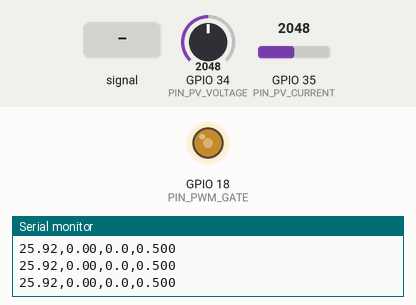
Bench run of a sketch on a simulated ESP32. On the bench: output pins drawn as LEDs (lit = HIGH), the last lines printed to the serial monitor. Inputs (shaded band) come from the test bench; at power-on: GPIO 35 (PIN_PV_CURRENT) = 2048, GPIO 34 (PIN_PV_VOLTAGE) = 2048.

Above: at 1.2 s.
1.3 s: GPIO 34 (PIN_PV_VOLTAGE) fed a 200 Hz sine of ±1842 counts around its level
At 3.55 s:
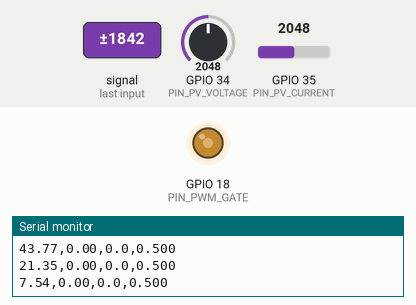
4.3 s: GPIO 35 (PIN_PV_CURRENT) fed a 200 Hz sine of ±327 counts around its level
7.3 s: GPIO 35 (PIN_PV_CURRENT) set to 2866
10.3 s: GPIO 34 (PIN_PV_VOLTAGE) set to 2866
At 10.9 s:
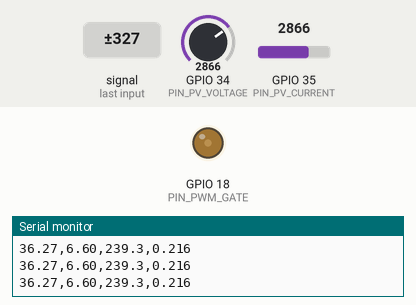
11.8 s: GPIO 34 (PIN_PV_VOLTAGE) fed a 1000 Hz sine of ±1023 counts around its level
At 11.96 s:
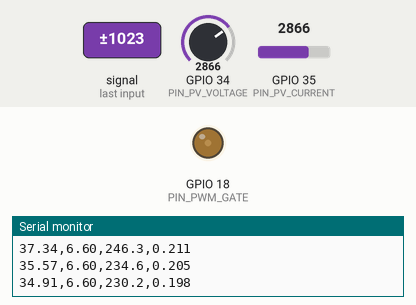
14.1 s: GPIO 35 (PIN_PV_CURRENT) fed a 1000 Hz sine of ±1023 counts around its level
Timing chart, 0 to 18.1 s (numbered marks = the images above; inputs shaded):
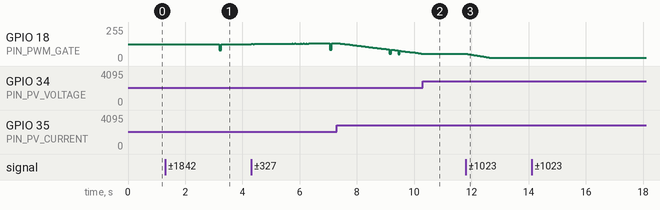

Measured:
- after the input at 1.3 s, GPIO 18 (PIN_PWM_GATE): 127/255 → 81/255 after 1.9 s, → 127/255 0.06 s later
- after the input at 10.3 s, GPIO 18 (PIN_PWM_GATE): goes on until 10.3 s, then stays 55/255
- after the input at 11.8 s, GPIO 18 (PIN_PWM_GATE): moves from 55/255 to 25/255 over 0.85 s, starting at once

The sketch:

esp_code.ino
```cpp
#include <Arduino.h>

#define PIN_PV_VOLTAGE       34
#define PIN_PV_CURRENT       35
#define PIN_PWM_GATE         18
#define PWM_CHANNEL          0
#define PWM_FREQ_HZ          20000
#define PWM_RESOLUTION_BITS  10
#define PWM_MAX_DUTY_COUNTS  1023
#define ADC_MAX_VAL          4095.0f
#define ADC_VREF             3.3f
#define V_DIVIDER_RATIO      15.7058f
#define ACS712_ZERO_VOLTAGE  1.650f
#define ACS712_SENSITIVITY   0.100f
#define DELTA_D              0.001f
#define D_MAX                0.85f
#define D_MIN                0.10f
#define MPPT_SAMPLE_INTERVAL 5
static float V_old = 36.0f;
static float P_old = 0.0f;
static float duty_cycle = 0.50f;
static unsigned long last_mppt_time = 0;
static unsigned long last_telemetry_time = 0;

uint16_t read_analog_filtered(uint8_t pin) {
    uint32_t adc_acc = 0;
    for (int i = 0; i < 16; i++) {
        adc_acc += analogRead(pin);
    }
    return (uint16_t)(adc_acc / 16);
}

float read_panel_voltage() {
    uint16_t raw = read_analog_filtered(PIN_PV_VOLTAGE);
    float pin_volts = ((float)raw / ADC_MAX_VAL) * ADC_VREF;
    return pin_volts * V_DIVIDER_RATIO;
}

float read_panel_current() {
    uint16_t raw = read_analog_filtered(PIN_PV_CURRENT);
    float pin_volts = ((float)raw / ADC_MAX_VAL) * ADC_VREF;
    float current = (pin_volts - ACS712_ZERO_VOLTAGE) / ACS712_SENSITIVITY;
    if (current < 0.05f) current = 0.0f;
    return current;
}

void apply_pwm_duty(float duty) {
    uint32_t duty_counts = (uint32_t)(duty * (float)PWM_MAX_DUTY_COUNTS);
    ledcWrite(PWM_CHANNEL, duty_counts);
}

void execute_mppt_po(float V_pv, float I_pv) {
    float P_pv = V_pv * I_pv;
    float delta_P = P_pv - P_old;
    float delta_V = V_pv - V_old;

    if (delta_P > 0.0f) {
        if (delta_V > 0.0f) {
            duty_cycle -= DELTA_D;
        } else {
            duty_cycle += DELTA_D;
        }
    } else if (delta_P < 0.0f) {
        if (delta_V > 0.0f) {
            duty_cycle += DELTA_D;
        } else {
            duty_cycle -= DELTA_D;
        }
    }

    if (duty_cycle > D_MAX) duty_cycle = D_MAX;
    if (duty_cycle < D_MIN) duty_cycle = D_MIN;

    V_old = V_pv;
    P_old = P_pv;

    apply_pwm_duty(duty_cycle);
}

void send_serial_telemetry(float V_pv, float I_pv, float duty) {
    float P_pv = V_pv * I_pv;
    Serial.printf("%.2f,%.2f,%.1f,%.3f\r\n", V_pv, I_pv, P_pv, duty);
}

void setup() {
    Serial.begin(115200);

    analogSetAttenuation(ADC_11db);
    pinMode(PIN_PV_VOLTAGE, INPUT);
    pinMode(PIN_PV_CURRENT, INPUT);

    ledcSetup(PWM_CHANNEL, PWM_FREQ_HZ, PWM_RESOLUTION_BITS);
    ledcAttachPin(PIN_PWM_GATE, PWM_CHANNEL);

    apply_pwm_duty(duty_cycle);
}

void loop() {
    unsigned long current_time = millis();

    float v_now = read_panel_voltage();
    float i_now = read_panel_current();

    if (current_time - last_mppt_time >= MPPT_SAMPLE_INTERVAL) {
        last_mppt_time = current_time;

        if (v_now < 12.0f) {
            apply_pwm_duty(0.0f);
        } else {
            execute_mppt_po(v_now, i_now);
        }
    }

    if (current_time - last_telemetry_time >= 50) {
        last_telemetry_time = current_time;
        send_serial_telemetry(v_now, i_now, duty_cycle);
    }
}
```
